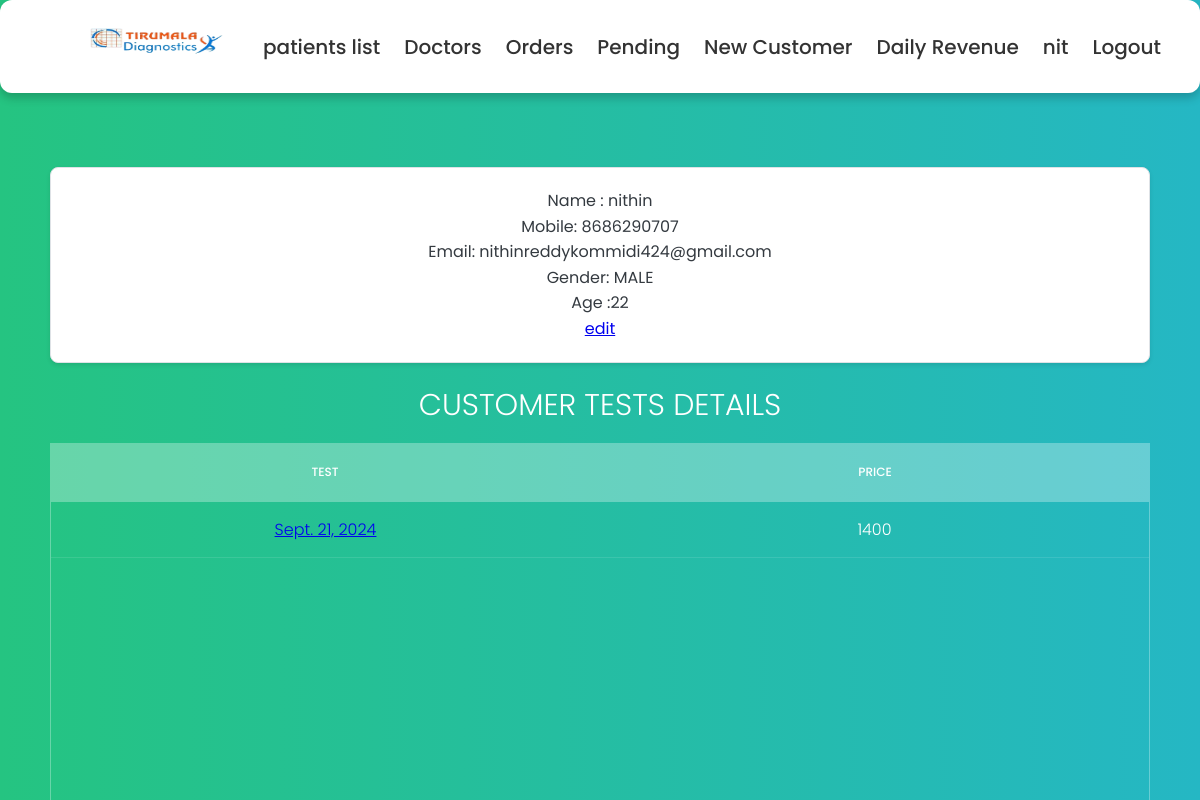
Before: /1/customer_details (signed in) with the older database file.
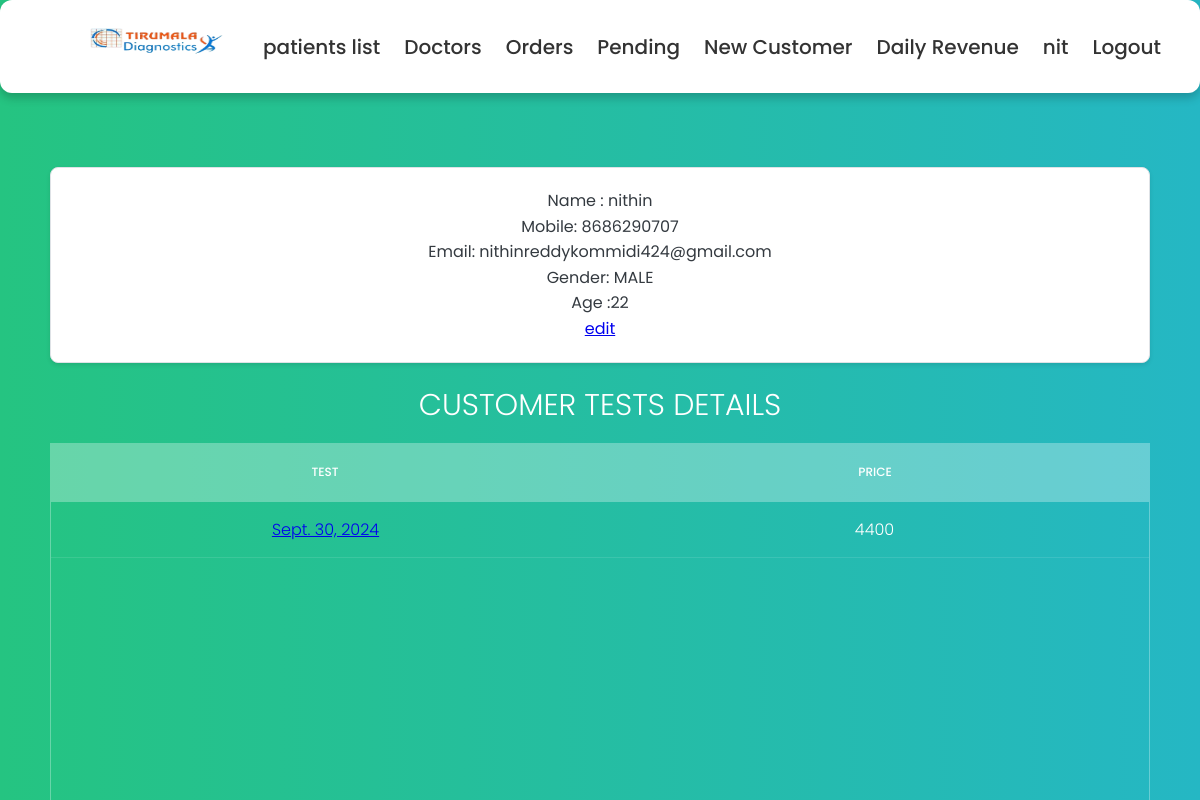
After: the same page with the newer database file.
### details/models.py (models this page shows, shortened)
class Order(models.Model):
    def get_total(self):
        total = sum([test.price for test in self.tests.all()])
        return total
    collected_at = models.ForeignKey(Locations, on_delete=models.DO_NOTHING,null=True)
    referred_by = models.ForeignKey(Doctor, on_delete=models.DO_NOTHING,null=True)
    collected_date = models.DateField(null= True)
    expected_complete_date = models.DateField(null=True)
    tests = models.ManyToManyField(Test, blank=False)
    customer = models.ForeignKey(Customer,on_delete=models.DO_NOTHING, blank=False)
    order_id = models.UUIDField(default=uuid.uuid4, primary_key=True)
    collected_by = models.ForeignKey(Tech, on_delete=models.DO_NOTHING,null=True, related_name='collected_by', blank = True)
    tested_by = models.ForeignKey(Tech, on_delete=models.DO_NOTHING,null=True, related_name='tested_by', blank = True)
    report_by = models.ForeignKey(Tech, on_delete=models.DO_NOTHING,null=True, related_name='report_by',blank=True)
    collected_datetime = models.DateTimeField(null=True)  # For date and time
    tested_datetime = models.DateTimeField(null=True)  # For date and time
    report_datetime = models.DateTimeField(null=True)  # For date and time
    hba1c = models.CharField(max_length=10, blank= True)
    blood_urea_nitrogen = models.CharField(max_length=10, blank=True)
    cotinine = models.CharField(max_length=10, blank=True)
    esr_1_hour = models.CharField(max_length=10, blank=True)
    hbsag = models.CharField(max_length=10, blank=True)
    hiv_1_and_2 = models.CharField(max_length=10, blank=True)
    colour = models.CharField(max_length=10, blank=True)
    specific_gravity = models.CharField(max_length=10, blank=True)
    ph = models.CharField(max_length=10, blank=True)
    blood = models.CharField(max_length=10, blank=True)
    albumin = models.CharField(max_length=10, blank=True)
    sugar = models.CharField(max_length=10, blank=True)
    ketone_bodies = models.CharField(max_length=10, blank=True)
    nitrite = models.CharField(max_length=10, blank=True)
    urobilinogen = models.CharField(max_length=10, blank=True)
    leucocytes = models.CharField(max_length=10, blank=True)
    bile_salts = models.CharField(max_length=10, blank=True)
    bile_pigments = models.CharField(max_length=10, blank=True)
    pus_cells = models.CharField(max_length=10, blank=True)
    epithelial_cells = models.CharField(max_length=10, blank=True)
    rbcs = models.CharField(max_length=10, blank=True)
    bacteria = models.CharField(max_length=10, blank=True)
    others = models.CharField(max_length=10, blank=True)
    haemoglobin = models.CharField(max_length=10, blank=True)
    rbc_count = models.CharField(max_length=10, blank=True)
    pcv = models.CharField(max_length=10, blank=True)
    platelets = models.CharField(max_length=10, blank=True)
    wbc = models.CharField(max_length=10, blank=True)
    neutrophils = models.CharField(max_length=10, blank=True)
    lymphocytes = models.CharField(max_length=10, blank=True)
    eosinophils = models.CharField(max_length=10, blank=True)
    monocytes = models.CharField(max_length=10, blank=True)
    basophils = models.CharField(max_length=10, blank=True)
    mcv = models.CharField(max_length=10, blank=True)
    mchc = models.CharField(max_length=10, blank=True)
    mch = models.CharField(max_length=10, blank=True)
    random_blood_sugar = models.CharField(max_length=10, blank=True)
    uric_acid = models.CharField(max_length=10, blank=True)
    serum_creatinine = models.CharField(max_length=10, blank=True)
    total_cholesterol = models.CharField(max_length=10, blank=True)
    hdl = models.CharField(max_length=10, blank=True)
    ldl = models.CharField(max_length=10, blank=True)
    vldl = models.CharField(max_length=10, blank=True)
    triglycerides = models.CharField(max_length=10, blank=True)
    chol_hdl_ratio = models.CharField(max_length=10, blank=True)
    total_bilirubin = models.CharField(max_length=10, blank=True)
    direct_bilirubin = models.CharField(max_length=10, blank=True)
    indirect_bilirubin = models.CharField(max_length=10, blank=True)
    alkaline_phosphatase = models.CharField(max_length=10, blank=True)
    serum_gpt = models.CharField(max_length=10, blank=True)
    serum_got = models.CharField(max_length=10, blank=True)
    total_proteins = models.CharField(max_length=10, blank=True)
    albumin = models.CharField(max_length=10, blank=True)
    globulin = models.CharField(max_length=10, blank=True)
    alb_glob_ratio = models.CharField(max_length=10, blank=True)
    ggtp = models.CharField(max_length=10, blank=True)

class Test(models.Model):
    is_collected = {('yes', 'yes'),
              ('no', 'no')}
    test_id = models.AutoField(primary_key=True)
    test_name = models.CharField(max_length=50)
    collection_status = models.CharField(max_length=20, choices=is_collected, blank=False, default='no')
    price = models.IntegerField()

### details/views.py (the view)
# urls.py: path('<int:pk>/customer_details', customer_details, name='customer_details'),
@login_required(login_url='user_login')
def customer_details(request,pk):
    patient = Customer.objects.get(id=pk)
    orders = patient.order_set.all()
    return render(request,'Customer Details.html',{'patient': patient, 'orders':orders})

### details/models.py (called while the page is built)
    def __str__(self):
        return self.gender

    def __str__(self):
        return self.patient_name

### details/Templates/Customer Details.html (shortened to what this page needs)
{% extends "base.html" %}
{% block content%}
<section>
    <div class="details">
        <p> Name : {{patient}}</p>
        <p> Mobile: {{patient.mobile}}</p>
        <p>Email: {{patient.email}}</p>
        <p>Gender: {{patient.gender}}</p>
        <p>Age :{{patient.age}}</p>
        <p><a href="{% url 'edit_customer' patient.id %}"> edit</a></p>
    </div>
        <h1>Customer Tests Details</h1>
        <div class="tbl-header">
          <table cellpadding="0" cellspacing="0" border="0">
            <thead>
                <tr>
                    <th>Test</th>
                    <th>Price</th>
                </tr>
            </thead>
          </table>
        </div>
        <div class="tbl-content">
          <table cellpadding="0" cellspacing="0" border="0">
            {% for order in orders %}
            <tbody>
                <tr>
                    <td><a href="{% url 'order_details' order.order_id %}"> {{order.collected_date}}</a></td>
                    <td>{{order.get_total}}</td>
                </tr>
            </tbody>
                {% endfor %}
          </table>
        </div>
      </section>
{% endblock %}

Changed rows visible on the page:
removed Order: collected_date "Sept. 21, 2024", get_total "1400"
added Order: collected_date "Sept. 30, 2024", get_total "4400"
